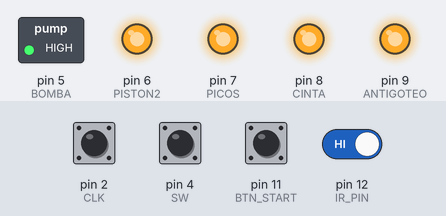
The sketch below on a simulated Arduino Uno, built with avr-gcc and run on an emulated ATmega328P. Parts: switched loads named in the sketch (green lamp = pin HIGH), output pins drawn as LEDs (lit = HIGH). Dashed ring = blinking. The inputs (shaded band) are chosen by the test bench; at power-on: pin 2 (CLK), pin 4 (SW), pin 11 (BTN_START), pin 12 (IR_PIN) HIGH. EEPROM starts erased; what the sketch prints to the serial monitor is not drawn.

Above: at 1.2 s.
1.3 s: pin 11 (BTN_START) pulled LOW for 1 s
At 3.1 s:
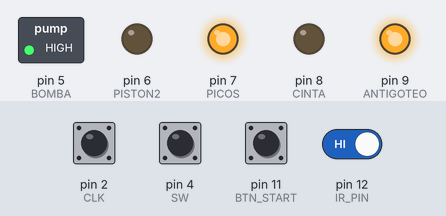
8.8 s: pin 11 (BTN_START) pulled LOW for 0.15 s
At 9.3 s:
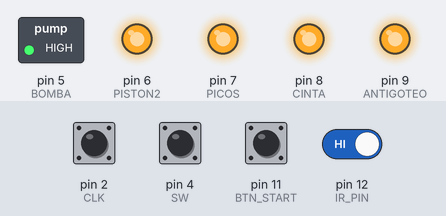
10.5 s: pin 11 (BTN_START) pulled LOW for 3.2 s
At 11.0 s:
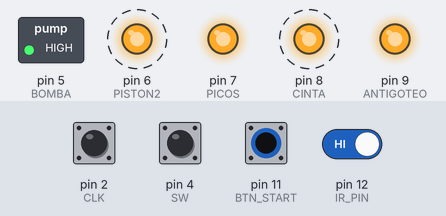
Timing chart, 0 to 15.2 s (numbered marks = the images above; inputs shaded):
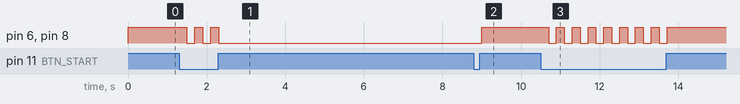

The sketch:

nano_completo_finalizado.ino
```cpp
#include <EEPROM.h>

#define CLK 2
#define DT 3
#define SW 4
#define BTN_START 11
#define BOMBA 5
#define PISTON2 6
#define CINTA 8
#define PICOS 7
#define ANTIGOTEO 9
#define IR_PIN 12

#define TIEMPO_ALINEACION 1000
#define TIEMPO_LEVANTE_PICOS 1000

long tiempo1, tiempo2, tiempoPicos = 1000, tiempox = 1000;
int cantidadMax = 4;
bool huboCambio = false;
int total;
int subtotal;
int contadorCiclos = 0;

int etapa = 0;
int contadorBotellas = 0;
bool sistemaActivo = false;
bool editando = false;
int variableSeleccionada = 0;
unsigned long etapaStartTime = 0;
volatile int lastClkState;
volatile int encoderPos = 0;
unsigned long lastButtonTime = 0;
int valorAntes;

void iniciarSecuencia();
void detenerSecuencia();
void ejecutarEtapas();
void leerEncoder();
void guardarVariablesEEPROM();
void cargarVariablesEEPROM();
void cambiarVariable();
void enviarEstadoSerial();

void setup() {
  Serial.begin(9600);

  pinMode(CLK, INPUT_PULLUP);
  pinMode(DT, INPUT_PULLUP);
  pinMode(SW, INPUT_PULLUP);
  pinMode(BTN_START, INPUT_PULLUP);
  pinMode(IR_PIN, INPUT_PULLUP);

  pinMode(BOMBA, OUTPUT);
  pinMode(PISTON2, OUTPUT);
  pinMode(CINTA, OUTPUT);
  pinMode(PICOS, OUTPUT);
  pinMode(ANTIGOTEO, OUTPUT);

  digitalWrite(BOMBA, HIGH);
  digitalWrite(PISTON2, HIGH);
  digitalWrite(CINTA, HIGH);
  digitalWrite(PICOS, HIGH);
  digitalWrite(ANTIGOTEO, HIGH);

  attachInterrupt(digitalPinToInterrupt(CLK), leerEncoder, CHANGE);
  cargarVariablesEEPROM();

  contadorCiclos = 0;
  valorAntes = tiempo1 + tiempo2;
  lastClkState = digitalRead(CLK);

  Serial.println("Sistema iniciado. Esperando Start...");
  enviarEstadoSerial();
}

void loop() {
  if (digitalRead(BTN_START) == LOW) {
    delay(200);
    sistemaActivo = !sistemaActivo;
    if (sistemaActivo) iniciarSecuencia();
    else detenerSecuencia();
    enviarEstadoSerial();
  }

  if (digitalRead(SW) == LOW) {
    if (millis() - lastButtonTime > 250) {
      Serial.println("click");
      guardarVariablesEEPROM();
      cambiarVariable();
      lastButtonTime = millis();
      enviarEstadoSerial();
    }
  }

  static int lastIR = HIGH;
  int currentIR = digitalRead(IR_PIN);

  if (currentIR == LOW && lastIR == HIGH && sistemaActivo && etapa == 1) {
    contadorBotellas++;
    delay(250);
    Serial.print("Botella detectada: ");
    Serial.println(contadorBotellas);
  }

  if (contadorBotellas >= cantidadMax && sistemaActivo && etapa == 1) {
    Serial.println("Cantidad alcanzada -> Etapa 2");
    etapa = 2;
    enviarEstadoSerial();
  }

  lastIR = currentIR;

  static unsigned long lastSerialSend = 0;
  if (millis() - lastSerialSend > 200) {
    enviarEstadoSerial();
    lastSerialSend = millis();
  }

  if (sistemaActivo) {
    ejecutarEtapas();
  }
}

void iniciarSecuencia() {
  etapa = 1;
  contadorBotellas = 0;
  Serial.println("Inicio de secuencia - ETAPA 1");
  digitalWrite(CINTA, LOW);
  digitalWrite(PISTON2, LOW);
  enviarEstadoSerial();
}

void detenerSecuencia() {
  sistemaActivo = false;
  etapa = 0;
  contadorBotellas = 0;
  Serial.println("Secuencia detenida");

  digitalWrite(BOMBA, HIGH);
  digitalWrite(PISTON2, HIGH);
  digitalWrite(CINTA, HIGH);
  digitalWrite(PICOS, HIGH);
  digitalWrite(ANTIGOTEO, HIGH);
  enviarEstadoSerial();
}

void ejecutarEtapas() {
  switch (etapa) {
    case 2:
      Serial.println("ETAPA 2 -> Alineando (Cinta sigue ON)...");
      etapaStartTime = millis();
      etapa = 3;
      enviarEstadoSerial();
      break;

    case 3:
      if (millis() - etapaStartTime >= TIEMPO_ALINEACION) {
        digitalWrite(CINTA, HIGH);
        digitalWrite(PICOS, LOW);
        digitalWrite(ANTIGOTEO, LOW);
        Serial.println("ETAPA 3 -> Alineación completa. Cinta OFF, Picos bajan.");
        etapa = 4;
        etapaStartTime = millis();
        enviarEstadoSerial();
      }
      break;

    case 4:
      if (millis() - etapaStartTime >= 500) {
        digitalWrite(BOMBA, LOW);
        Serial.println("ETAPA 4 -> Bomba ON (Llenando)");
        contadorBotellas = 0;
        etapa = 5;
        etapaStartTime = millis();
        enviarEstadoSerial();
      }
      break;

    case 5:
      if (millis() - etapaStartTime >= tiempo1) {
        digitalWrite(BOMBA, HIGH);
        Serial.println("ETAPA 5 -> Bomba OFF (Descompresión)");
        etapa = 6;
        etapaStartTime = millis();
        enviarEstadoSerial();
      }
      break;

    case 6:
      if (millis() - etapaStartTime >= tiempo2) {
        digitalWrite(PICOS, HIGH);
        digitalWrite(ANTIGOTEO, LOW);
        Serial.println("ETAPA 6 -> Picos suben / Antigoteo ON");
        etapa = 7;
        etapaStartTime = millis();
        enviarEstadoSerial();
      }
      break;

    case 7:
      if (millis() - etapaStartTime >= TIEMPO_LEVANTE_PICOS) {
        digitalWrite(CINTA, LOW);
        digitalWrite(PISTON2, HIGH);
        Serial.println("ETAPA 7 -> Cinta ON / Pistón delimitador OFF");
        etapa = 8;
        enviarEstadoSerial();
      }
      break;

    case 8:
      {
        static int lastIRReset = HIGH;
        int currentIR = digitalRead(IR_PIN);

        if (currentIR == LOW && lastIRReset == HIGH) {
          Serial.println("Primer nuevo envase detectado -> Reiniciando ciclo");
          digitalWrite(PISTON2, LOW);
          contadorBotellas = 1;
          contadorCiclos++;
          etapa = 1;
          enviarEstadoSerial();
        }

        lastIRReset = currentIR;
      }
      break;
  }
}

void leerEncoder() {
  int clkState = digitalRead(CLK);

  if (clkState != lastClkState) {
    int dtState = digitalRead(DT);
    if (dtState != clkState) {
      encoderPos++;
    } else {
      encoderPos--;
    }

    if (editando) {
      switch (variableSeleccionada) {
        case 0: tiempo1 = constrain(tiempo1 + encoderPos * 1000, 0, 99000L); break;
        case 1: tiempo2 = constrain(tiempo2 + encoderPos * 1000, 0, 99000L); break;
      }

      Serial.print("Cambio variable ");
      Serial.print(variableSeleccionada);
      Serial.print(" = ");
      Serial.println(variableSeleccionada == 0 ? tiempo1 : tiempo2);
      enviarEstadoSerial();
    }

    encoderPos = 0;
    lastClkState = clkState;
  }
}

void cambiarVariable() {
  variableSeleccionada++;
  if (variableSeleccionada > 1) variableSeleccionada = 0;
  editando = true;

  Serial.print("Editando variable ");
  switch (variableSeleccionada) {
    case 0: Serial.println("tiempo1"); break;
    case 1: Serial.println("tiempo2"); break;
  }
}

void cargarVariablesEEPROM() {
  EEPROM.get(0, tiempo1);
  EEPROM.get(4, tiempo2);

  if (tiempo1 <= 0 || tiempo1 > 99000L || tiempo2 <= 0 || tiempo2 > 99000L) {
    tiempo1 = 6000;
    tiempo2 = 6000;
    guardarVariablesEEPROM();
  }
}

void guardarVariablesEEPROM() {
  EEPROM.put(0, tiempo1);
  EEPROM.put(4, tiempo2);
  Serial.println("💾 Guardado en EEPROM");
}

void enviarEstadoSerial() {
  int tiempoRestante_ms = 0;
  unsigned long elapsedTime = 0;

  if (sistemaActivo && (etapa >= 4 && etapa <= 6)) {
    elapsedTime = millis() - etapaStartTime;
    long tiempoTotalEtapa = 0;

    if (etapa == 4) tiempoTotalEtapa = 500;
    else if (etapa == 5) tiempoTotalEtapa = tiempo1;
    else if (etapa == 6) tiempoTotalEtapa = tiempo2;

    tiempoRestante_ms = (tiempoTotalEtapa > (long)elapsedTime) ?
                        (tiempoTotalEtapa - elapsedTime) : 0;
  }

  int tiempoRestante_s = tiempoRestante_ms / 1000;

  total = tiempo1 + tiempo2 + contadorBotellas + contadorCiclos +
          variableSeleccionada + etapa + tiempoRestante_s;

  if (total != subtotal) {
    subtotal = total;

    Serial.print(tiempo1 / 1000);
    Serial.print(",");
    Serial.print(tiempo2 / 1000);
    Serial.print(",");
    Serial.print(contadorBotellas);
    Serial.print(",");
    Serial.print("0");
    Serial.print(",");
    Serial.print(contadorCiclos);
    Serial.print(",");
    Serial.print(variableSeleccionada);
    Serial.print(",");
    Serial.print(etapa);
    Serial.print(",");
    Serial.print(sistemaActivo ? 1 : 0);
    Serial.print(",");
    Serial.println(tiempoRestante_s);
  }
}
```

Measured:
- after the input at 1.3 s, pin 6 (PISTON2), pin 8 (CINTA): alternates HIGH for 0.20 s and LOW for 0.20 s, 5 changes in all, then stays LOW, starting after 0.20 s
- after the input at 8.8 s, pin 6 (PISTON2), pin 8 (CINTA): LOW → HIGH after 0.20 s
- after the input at 10.5 s, pin 6 (PISTON2), pin 8 (CINTA): alternates HIGH for 0.20 s and LOW for 0.20 s, 16 changes in all, then stays HIGH, starting after 0.20 s
